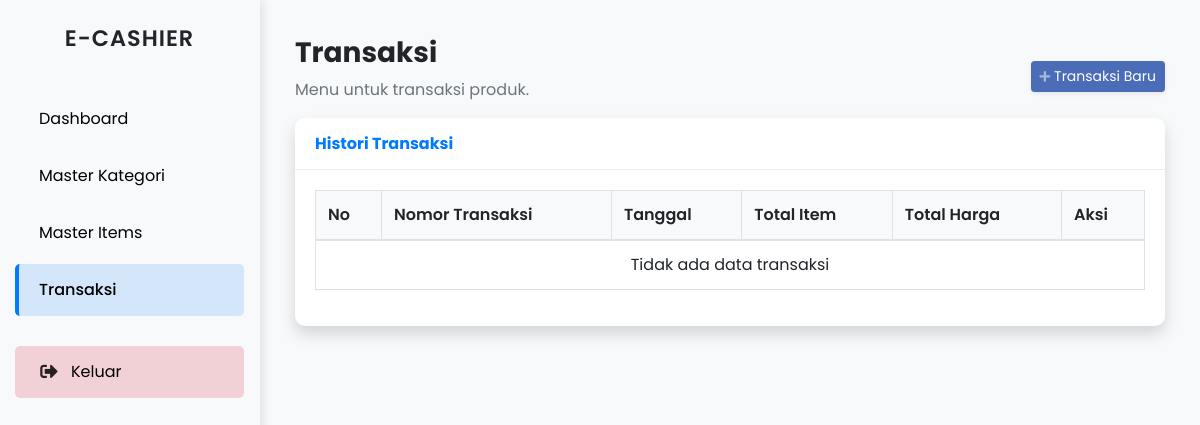
The page /index.php?page=transaksi (signed in) on the database as committed earlier.
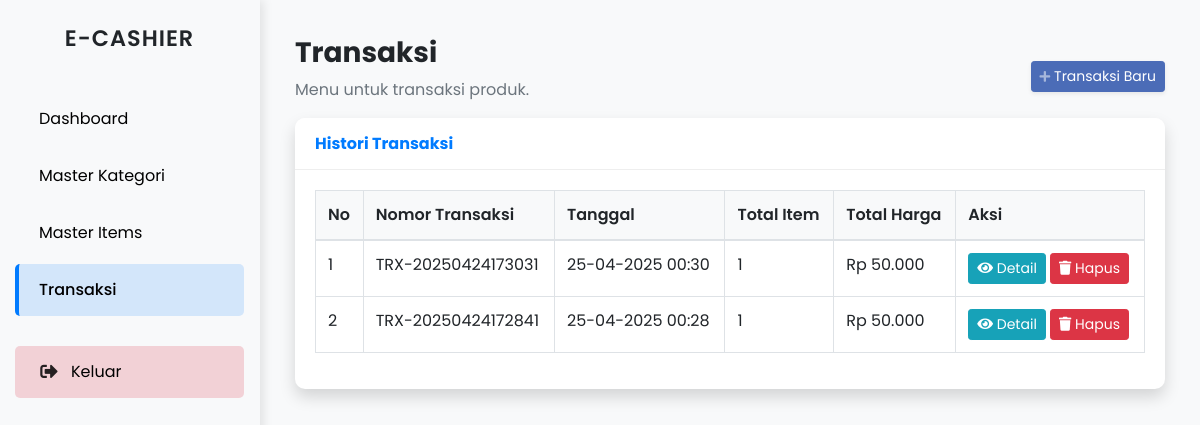
The same page on the database as committed later.
### tables this page shows
CREATE TABLE `transaksi` (
  `id` int NOT NULL,
  `nomor_transaksi` varchar(20) NOT NULL,
  `tanggal` datetime DEFAULT CURRENT_TIMESTAMP,
  `total` decimal(10,2) NOT NULL,
  `user_id` int DEFAULT NULL,
  `keterangan` text
);

### index.php (called while the page is built, shortened)
<?php
require_once 'includes/functions.php';
$page = isset($_GET['page']) ? $_GET['page'] : 'dashboard';
if ($page == 'dashboard') {
    $file_path = 'modules/dashboard/index.php';
} elseif ($page == 'kategori') {
    $file_path = 'modules/kategori/index.php';
} elseif ($page == 'kategori_tambah') {
    $file_path = 'modules/kategori/create.php';
} elseif ($page == 'kategori_edit') {
    $file_path = 'modules/kategori/edit.php';
} elseif ($page == 'item') {
    $file_path = 'modules/item/index.php';
} elseif ($page == 'item_tambah') {
    $file_path = 'modules/item/create.php';
} elseif ($page == 'item_edit') {
    $file_path = 'modules/item/edit.php';
} elseif ($page == 'transaksi') {
    $file_path = 'modules/transaksi/index.php';
} elseif ($page == 'cart') {
    $file_path = 'modules/transaksi/cart.php';
} elseif ($page == 'history') {
    $file_path = 'modules/transaksi/history.php';
} elseif ($page == 'transaksi_detail') {
    $file_path = 'modules/transaksi/detail.php';
} else {
    $file_path = 'modules/dashboard/index.php';
}
include_once 'includes/header.php';
include_once 'includes/sidebar.php';
include($file_path);
include_once 'includes/footer.php';
?>

### includes/functions.php (called while the page is built, shortened)
<?php
function formatRupiah($angka) {
    $angka = $angka ?? 0;
    return "Rp " . number_format($angka, 0, ',', '.');
}
?>

### modules/transaksi/index.php (the view, shortened to what this page needs)
<div class="container-fluid">
    <div class="d-sm-flex align-items-center justify-content-between">
    <div>
        <h1 class="h3 mb-2 font-weight-bold text-gray-800">Transaksi</h1>
        <p class="text-muted">Menu untuk transaksi produk.</p>
        </div>
        <a href="index.php?page=cart" class="d-none d-sm-inline-block btn btn-sm btn-primary shadow-sm">
            <i class="fas fa-plus fa-sm text-white-50"></i> Transaksi Baru
        </a>
    </div>
    <div class="card shadow mb-4">
        <div class="card-header py-3">
            <h6 class="m-0 font-weight-bold text-primary">Histori Transaksi</h6>
        </div>
        <div class="card-body">
            <div class="table-responsive">
                <table class="table table-bordered" id="dataTable" width="100%" cellspacing="0">
                    <thead>
                        <tr>
                            <th>No</th>
                            <th>Nomor Transaksi</th>
                            <th>Tanggal</th>
                            <th>Total Item</th>
                            <th>Total Harga</th>
                            <th>Aksi</th>
                        </tr>
                    </thead>
                    <tbody>
                        <?php
                        $query = "SELECT t.*,
                                  COUNT(td.id) as total_item,
                                  SUM(td.harga * td.jumlah) as total_harga
                                  FROM transaksi t
                                  LEFT JOIN transaksi_detail td ON t.id = td.transaksi_id
                                  GROUP BY t.id
                                  ORDER BY t.tanggal DESC";
                        $result = mysqli_query($conn, $query);
                        if (mysqli_num_rows($result) > 0) {
                            $no = 1;
                            while ($row = mysqli_fetch_assoc($result)) {
                                echo "<tr>";
                                echo "<td>" . $no++ . "</td>";
                                echo "<td>" . $row['nomor_transaksi'] . "</td>";
                                echo "<td>" . date('d-m-Y H:i', strtotime($row['tanggal'])) . "</td>";
                                echo "<td>" . $row['total_item'] . "</td>";
                                echo "<td>" . formatRupiah($row['total_harga']) . "</td>";
                                echo "<td>
                                        <a href='index.php?page=transaksi_detail&id=" . $row['id'] . "' class='btn btn-sm btn-info'>
                                            <i class='fas fa-eye'></i> Detail
                                        </a>
                                        <a href='javascript:void(0);' onclick='konfirmasiHapus(\"index.php?page=transaksi&delete=" . $row['id'] . "\", \"" . $row['nomor_transaksi'] . "\")' class='btn btn-sm btn-danger'>
                                            <i class='fas fa-trash'></i> Hapus
                                        </a>
                                      </td>";
                                echo "</tr>";
                            }
                        } else {
                            echo "<tr><td colspan='6' class='text-center'>Tidak ada data transaksi</td></tr>";
                        }
                        ?>
                    </tbody>
                </table>
            </div>
        </div>
    </div>
</div>

Rows that differ between the two databases and show on the page:
added transaksi: nomor_transaksi "TRX-20250424173031", tanggal "25-04-2025 00:30", total_item "1", total_harga "Rp 50.000"
added transaksi: nomor_transaksi "TRX-20250424172841", tanggal "25-04-2025 00:28", total_item "1", total_harga "Rp 50.000"
Other text that changed with them:
text no longer shown: "Tidak ada data transaksi"
